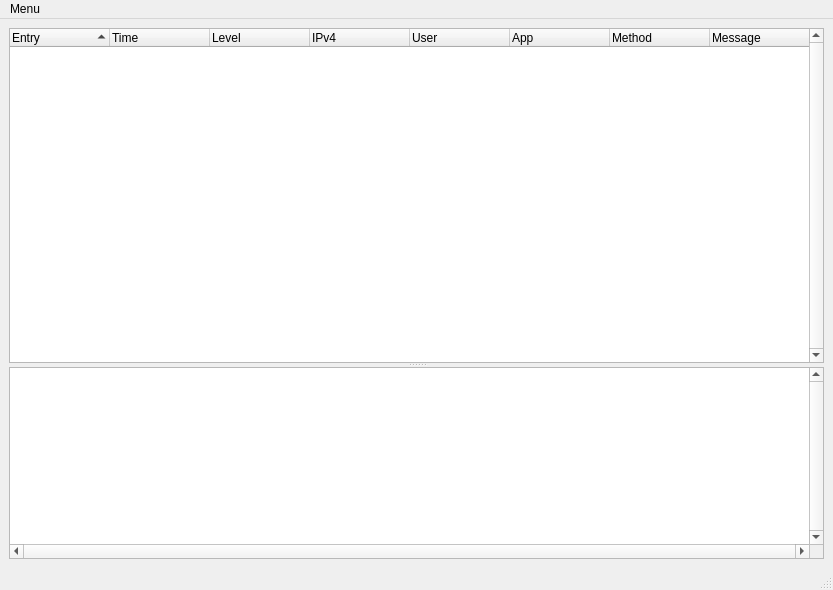
<?xml version="1.0" encoding="UTF-8"?>
<ui version="4.0">
 <class>MainWindow</class>
 <widget class="QMainWindow" name="MainWindow">
  <property name="geometry">
   <rect>
    <x>0</x>
    <y>0</y>
    <width>833</width>
    <height>590</height>
   </rect>
  </property>
  <property name="acceptDrops">
   <bool>true</bool>
  </property>
  <property name="windowTitle">
   <string>Owncloud Log Viewer - Testing Builds</string>
  </property>
  <property name="toolTipDuration">
   <number>-1</number>
  </property>
  <widget class="QWidget" name="centralwidget">
   <layout class="QGridLayout" name="gridLayout">
    <item row="0" column="0">
     <widget class="QSplitter" name="splitter">
      <property name="sizePolicy">
       <sizepolicy hsizetype="Preferred" vsizetype="Expanding">
        <horstretch>0</horstretch>
        <verstretch>0</verstretch>
       </sizepolicy>
      </property>
      <property name="orientation">
       <enum>Qt::Vertical</enum>
      </property>
      <widget class="QTreeWidget" name="oc_treeWidget">
       <property name="sizePolicy">
        <sizepolicy hsizetype="Expanding" vsizetype="Expanding">
         <horstretch>0</horstretch>
         <verstretch>1</verstretch>
        </sizepolicy>
       </property>
       <property name="acceptDrops">
        <bool>true</bool>
       </property>
       <property name="autoFillBackground">
        <bool>false</bool>
       </property>
       <property name="verticalScrollBarPolicy">
        <enum>Qt::ScrollBarAlwaysOn</enum>
       </property>
       <property name="horizontalScrollBarPolicy">
        <enum>Qt::ScrollBarAlwaysOff</enum>
       </property>
       <property name="alternatingRowColors">
        <bool>true</bool>
       </property>
       <property name="sortingEnabled">
        <bool>true</bool>
       </property>
       <property name="animated">
        <bool>false</bool>
       </property>
       <property name="allColumnsShowFocus">
        <bool>false</bool>
       </property>
       <property name="headerHidden">
        <bool>false</bool>
       </property>
       <property name="expandsOnDoubleClick">
        <bool>true</bool>
       </property>
       <column>
        <property name="text">
         <string>Entry</string>
        </property>
       </column>
       <column>
        <property name="text">
         <string>Time</string>
        </property>
       </column>
       <column>
        <property name="text">
         <string extracomment="logLevel">Level</string>
        </property>
       </column>
       <column>
        <property name="text">
         <string>IPv4</string>
        </property>
       </column>
       <column>
        <property name="text">
         <string>User</string>
        </property>
       </column>
       <column>
        <property name="text">
         <string>App</string>
        </property>
       </column>
       <column>
        <property name="text">
         <string>Method</string>
        </property>
       </column>
       <column>
        <property name="text">
         <string>Message</string>
        </property>
       </column>
      </widget>
      <widget class="QTextBrowser" name="item_textBrowser">
       <property name="sizePolicy">
        <sizepolicy hsizetype="Expanding" vsizetype="Expanding">
         <horstretch>0</horstretch>
         <verstretch>0</verstretch>
        </sizepolicy>
       </property>
       <property name="verticalScrollBarPolicy">
        <enum>Qt::ScrollBarAlwaysOn</enum>
       </property>
       <property name="horizontalScrollBarPolicy">
        <enum>Qt::ScrollBarAlwaysOn</enum>
       </property>
      </widget>
     </widget>
    </item>
   </layout>
  </widget>
  <widget class="QStatusBar" name="statusbar"/>
  <widget class="QMenuBar" name="menubar">
   <property name="geometry">
    <rect>
     <x>0</x>
     <y>0</y>
     <width>833</width>
     <height>21</height>
    </rect>
   </property>
   <widget class="QMenu" name="menuMenu">
    <property name="title">
     <string>Menu</string>
    </property>
    <addaction name="actionFile"/>
    <addaction name="actionExit"/>
    <addaction name="actionSyntex_Highlighting"/>
   </widget>
   <addaction name="menuMenu"/>
  </widget>
  <action name="actionFile">
   <property name="text">
    <string>Open</string>
   </property>
  </action>
  <action name="actionExit">
   <property name="text">
    <string>Exit</string>
   </property>
  </action>
  <action name="actionSyntex_Highlighting">
   <property name="checkable">
    <bool>true</bool>
   </property>
   <property name="checked">
    <bool>true</bool>
   </property>
   <property name="text">
    <string>Syn. Highlight</string>
   </property>
  </action>
 </widget>
 <resources/>
 <connections/>
</ui>
